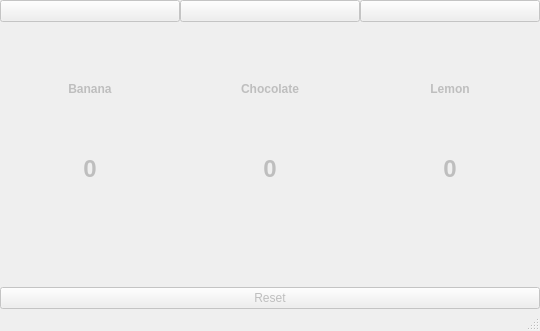
<?xml version="1.0" encoding="UTF-8"?>
<ui version="4.0">
 <class>VotesWindow</class>
 <widget class="QMainWindow" name="VotesWindow">
  <property name="enabled">
   <bool>false</bool>
  </property>
  <property name="geometry">
   <rect>
    <x>0</x>
    <y>0</y>
    <width>540</width>
    <height>331</height>
   </rect>
  </property>
  <property name="windowTitle">
   <string>Votes Demo</string>
  </property>
  <widget class="QWidget" name="centralwidget">
   <layout class="QGridLayout" name="gridLayout">
    <property name="leftMargin">
     <number>0</number>
    </property>
    <property name="topMargin">
     <number>0</number>
    </property>
    <property name="rightMargin">
     <number>0</number>
    </property>
    <property name="bottomMargin">
     <number>0</number>
    </property>
    <property name="spacing">
     <number>0</number>
    </property>
    <item row="2" column="0">
     <widget class="QLabel" name="bananaVotes">
      <property name="minimumSize">
       <size>
        <width>50</width>
        <height>50</height>
       </size>
      </property>
      <property name="font">
       <font>
        <pointsize>18</pointsize>
        <weight>75</weight>
        <bold>true</bold>
       </font>
      </property>
      <property name="text">
       <string>0</string>
      </property>
      <property name="alignment">
       <set>Qt::AlignHCenter|Qt::AlignTop</set>
      </property>
     </widget>
    </item>
    <item row="2" column="1">
     <widget class="QLabel" name="chocolateVotes">
      <property name="minimumSize">
       <size>
        <width>50</width>
        <height>50</height>
       </size>
      </property>
      <property name="font">
       <font>
        <pointsize>18</pointsize>
        <weight>75</weight>
        <bold>true</bold>
       </font>
      </property>
      <property name="text">
       <string>0</string>
      </property>
      <property name="alignment">
       <set>Qt::AlignHCenter|Qt::AlignTop</set>
      </property>
     </widget>
    </item>
    <item row="2" column="2">
     <widget class="QLabel" name="lemonVotes">
      <property name="minimumSize">
       <size>
        <width>50</width>
        <height>50</height>
       </size>
      </property>
      <property name="font">
       <font>
        <pointsize>18</pointsize>
        <weight>75</weight>
        <bold>true</bold>
       </font>
      </property>
      <property name="text">
       <string>0</string>
      </property>
      <property name="alignment">
       <set>Qt::AlignHCenter|Qt::AlignTop</set>
      </property>
     </widget>
    </item>
    <item row="3" column="0" colspan="3">
     <widget class="QPushButton" name="resetButton">
      <property name="toolTip">
       <string>Reset all vote counters</string>
      </property>
      <property name="text">
       <string>Reset</string>
      </property>
     </widget>
    </item>
    <item row="1" column="0">
     <widget class="QLabel" name="bananaLabel">
      <property name="minimumSize">
       <size>
        <width>50</width>
        <height>50</height>
       </size>
      </property>
      <property name="font">
       <font>
        <weight>75</weight>
        <bold>true</bold>
       </font>
      </property>
      <property name="text">
       <string>Banana</string>
      </property>
      <property name="alignment">
       <set>Qt::AlignCenter</set>
      </property>
     </widget>
    </item>
    <item row="1" column="1">
     <widget class="QLabel" name="chocolateLabel">
      <property name="minimumSize">
       <size>
        <width>50</width>
        <height>50</height>
       </size>
      </property>
      <property name="font">
       <font>
        <weight>75</weight>
        <bold>true</bold>
       </font>
      </property>
      <property name="text">
       <string>Chocolate</string>
      </property>
      <property name="alignment">
       <set>Qt::AlignCenter</set>
      </property>
     </widget>
    </item>
    <item row="1" column="2">
     <widget class="QLabel" name="lemonLabel">
      <property name="minimumSize">
       <size>
        <width>50</width>
        <height>50</height>
       </size>
      </property>
      <property name="font">
       <font>
        <weight>75</weight>
        <bold>true</bold>
       </font>
      </property>
      <property name="text">
       <string>Lemon</string>
      </property>
      <property name="alignment">
       <set>Qt::AlignCenter</set>
      </property>
     </widget>
    </item>
    <item row="0" column="1">
     <widget class="QPushButton" name="chocolateButton">
      <property name="toolTip">
       <string>Vote for Chocolate</string>
      </property>
      <property name="icon">
       <iconset resource="votes.qrc">
        <normaloff>:/votes/images/chocolate_small.png</normaloff>:/votes/images/chocolate_small.png</iconset>
      </property>
      <property name="iconSize">
       <size>
        <width>160</width>
        <height>160</height>
       </size>
      </property>
     </widget>
    </item>
    <item row="0" column="2">
     <widget class="QPushButton" name="lemonButton">
      <property name="toolTip">
       <string>Vote for Lemon</string>
      </property>
      <property name="icon">
       <iconset resource="votes.qrc">
        <normaloff>:/votes/images/lemon_small.png</normaloff>:/votes/images/lemon_small.png</iconset>
      </property>
      <property name="iconSize">
       <size>
        <width>160</width>
        <height>160</height>
       </size>
      </property>
     </widget>
    </item>
    <item row="0" column="0">
     <widget class="QPushButton" name="bananaButton">
      <property name="toolTip">
       <string>Vote for Banana</string>
      </property>
      <property name="icon">
       <iconset resource="votes.qrc">
        <normaloff>:/votes/images/banana_small.png</normaloff>:/votes/images/banana_small.png</iconset>
      </property>
      <property name="iconSize">
       <size>
        <width>160</width>
        <height>160</height>
       </size>
      </property>
     </widget>
    </item>
   </layout>
  </widget>
  <widget class="QStatusBar" name="statusbar"/>
 </widget>
 <resources>
  <include location="votes.qrc"/>
 </resources>
 <connections/>
</ui>
